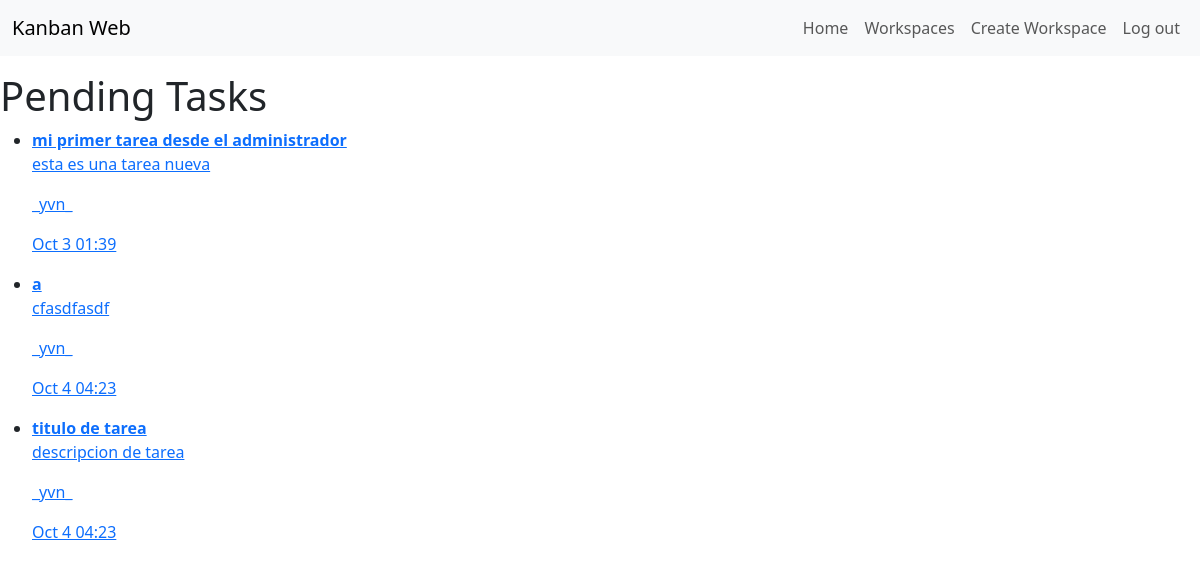
The app's page /tasks_completed/ (signed in) with its own data.
### tasks/models.py (models this page shows, shortened)
class Task(models.Model):
    title = models.CharField(max_length=100)
    description = models.TextField(blank=True)
    created = models.DateTimeField(auto_now_add=True)
    datecompleted = models.DateTimeField(null=True, blank=True)
    important = models.BooleanField(default=False)
    user = models.ForeignKey(User, on_delete=models.CASCADE)

### tasks/views.py (the view)
# urls.py: path('tasks_completed/', views.tasks_completed, name='tasks_completed'),
@login_required
def tasks_completed(request):
    tasks = Task.objects.filter(user=request.user, datecompleted__isnull=False)
    return render(request, 'tasks.html', {'tasks' : tasks})

### tasks/templates/tasks.html
{% extends 'base.html' %}
{% block content %}
<h1>Pending Tasks</h1>
<ul>
    {% for task in tasks %}
    <li>
        <a href="{% url 'task_detail' task.id %}">
            {% if task.important %}
            <strong>{{task.title}}</strong>
            {% else %}
                {{task.title}}
            {% endif %}
            <p>{{task.description}}</p>
            <p>{{task.user.username}}</p>
            <p>{{task.datecompleted|date:'M j H:i'}}</p>
        </a>
    </li>
    {% endfor %}
</ul>
{% endblock %}

### records on screen
Task: title "mi primer tarea desde el administrador", description "esta es una tarea nueva", user.username "_yvn_", datecompleted "Oct 3 01:39"
Task: title "a", description "cfasdfasdf", user.username "_yvn_", datecompleted "Oct 4 04:23"
Task: title "titulo de tarea", description "descripcion de tarea", user.username "_yvn_", datecompleted "Oct 4 04:23"
